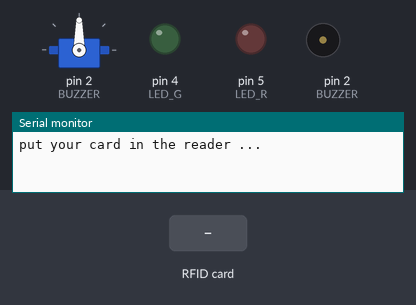
This sketch was run on a simulated Arduino Uno, built with avr-gcc and run on an emulated ATmega328P. On the bench: servo, output pins drawn as LEDs (lit = HIGH), buzzer (waves = sounding), the last lines printed to the serial monitor. The inputs (shaded band) are chosen by the test bench. Pins used as bus, display or sensor lines are not drawn.

Above: at 1.2 s.
1.3 s: RFID card 27 F4 CC 06 held to the reader
At 2.6 s:
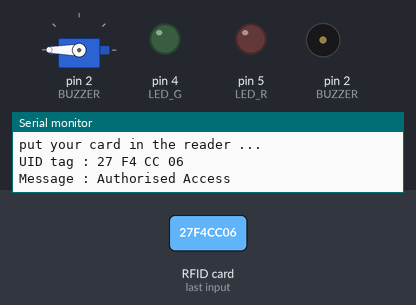
3.6 s: RFID card 5E 7A 19 C4 held to the reader
At 4.0 s:
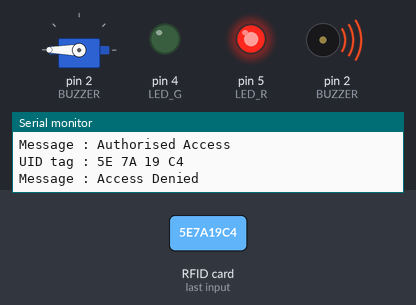
6.1 s: RFID card 27 F4 CC 06 held to the reader
At 6.77 s:
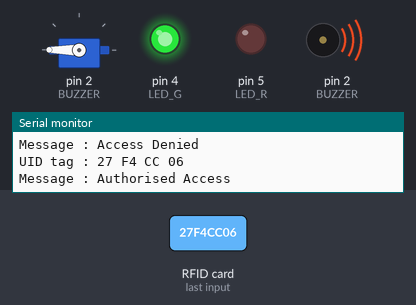
Timing chart, 0 to 9.1 s (numbered marks = the images above; inputs shaded):
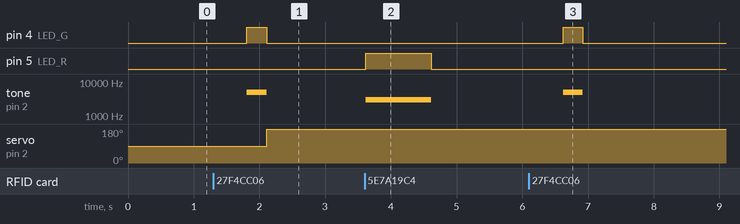

Measured:
- after the input at 1.3 s, pin 4 (LED_G): LOW → HIGH after 0.51 s, → LOW 0.30 s later; tone on pin 2 (BUZZER): silent → 5000 Hz after 0.51 s, → silent 0.30 s later; servo on pin 2 (BUZZER): 90° → 180° after 0.81 s
- after the input at 3.6 s, pin 5 (LED_R): LOW → HIGH at once, → LOW 1.0 s later; tone on pin 2 (BUZZER): silent → 3000 Hz at once, → silent 1.0 s later
- after the input at 6.1 s, pin 4 (LED_G): LOW → HIGH after 0.52 s, → LOW 0.30 s later; tone on pin 2 (BUZZER): silent → 5000 Hz after 0.52 s, → silent 0.30 s later

The sketch:

sketch_aug21b.ino
```cpp
//first include the library
#include <SPI.h> //for serial communication
#include <MFRC522.h>  //for the rfid
#include <Servo.h>  //controlling servo motor
// now define some pin
#define SS_PIN 10
#define RST_PIN 19
#define LED_G 4 //define the green led
#define LED_R 5   //define the red led
#define BUZZER 2  // define the buzzer pin
// create a MFRC522 instance or we called it object
MFRC522 mfrc522(SS_PIN,RST_PIN);
//now create a servo instance
Servo myServo ;//creating a Servo object
void setup() {
  // put your setup code here, to run once:
  //this code will run only once
  //start the serial monitor
  Serial.begin(9600);
  SPI.begin(); //begin the spi connection
  mfrc522.PCD_Init();  //start the MFRC522
  myServo.attach(2);    //attach the servo with the pin
  //take the servo to the initial position
  //myServo.write(0);
  //set the pin mode of the led and the buzzer
  pinMode(LED_G,OUTPUT);
  pinMode(LED_R,OUTPUT);
  pinMode(BUZZER,OUTPUT);
  //set to no tone
  noTone(BUZZER);
  //prompt the user to enter the card
  Serial.println("put your card in the reader ...");
  Serial.println();


}

void loop() {
  // put your main code here, to run repeatedly:


  //search for new cards
  if( ! mfrc522.PICC_IsNewCardPresent()){
      return;
    }

    //select one of the card
  if ( ! mfrc522.PICC_ReadCardSerial()){
    return;
  }

  //Show UID on the serial monitor
  Serial.print("UID tag :");
  String content= "";
  byte letter;
  for (byte i = 0; i < mfrc522.uid.size; i++)
  {
     Serial.print(mfrc522.uid.uidByte[i] < 0x10 ? " 0" : " ");
     Serial.print(mfrc522.uid.uidByte[i], HEX);
     content.concat(String(mfrc522.uid.uidByte[i] < 0x10 ? " 0" : " "));
     content.concat(String(mfrc522.uid.uidByte[i], HEX));
  }
  Serial.println();
  Serial.print("Message : ");
  content.toUpperCase();


//now we got the code lets match the code

if(content.substring(1)== "27 F4 CC 06"){

  Serial.println("Authorised Access");
  Serial.println();
  delay(500);
  //start the green led
  digitalWrite(LED_G,HIGH);
  //start the buzzer
  tone(BUZZER,5000);
  delay(300);
  noTone(BUZZER);
  //spin the servo
  myServo.write(180);
  //delay(5000);
  //myServo.write(0);//back to the initial position
  digitalWrite(LED_G,LOW);
  }
  else {

    Serial.println("Access Denied");
    digitalWrite(LED_R,HIGH);
    tone(BUZZER,3000);
    delay(1000);
    digitalWrite(LED_R,LOW);
    noTone(BUZZER);
    }


}
```
